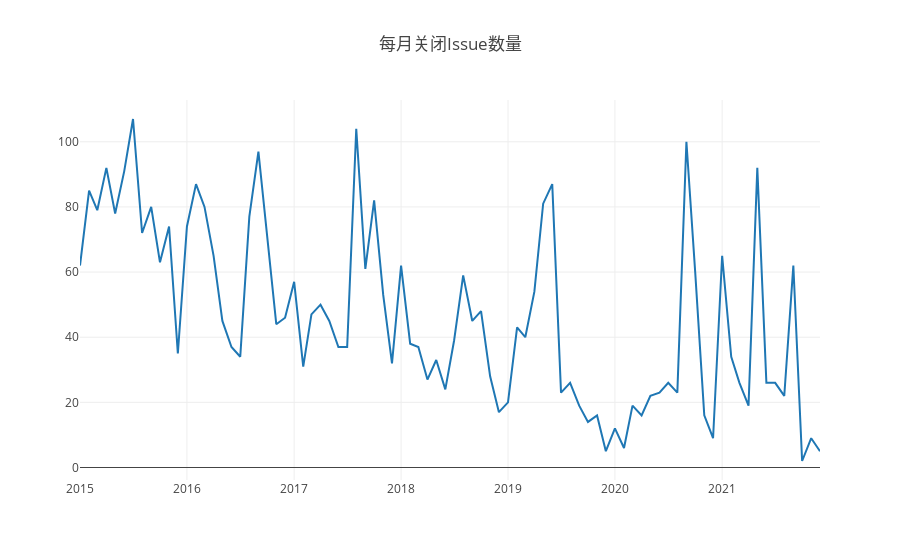

Notebook cell for this chart:
### Code cell
var startYear = 2015,
  endYear = 2021;
var years = [];
var repo_id = 3228505;
var query = openDigger.driver.clickhouse.query;
for (var y = startYear; y <= endYear; y++) years.push(y);
console.log('任务2.2');
Promise.all(
  years.map((year) => {
    return query(`
    select issue_closed_at
    from github_log.events
    where repo_id=${repo_id} and type = 'PullRequestEvent' and toYear (created_at) = ${year}
    `);
  })
).then((data) => {
  const tmp = {};
  let issumeAverageDuration = 0;
  for (let i = 0; i < data.length; i++) {
    for (let j = 0; j < data[i].length; j++) {
        if(data[i][j].issue_closed_at != null){
      if (data[i][j].issue_closed_at.slice(0, 4) !== "1970") { 
        if (tmp.hasOwnProperty(data[i][j].issue_closed_at.slice(0, 7))) {
          tmp[data[i][j].issue_closed_at.slice(0, 7)] += 1;
        } else {
          tmp[data[i][j].issue_closed_at.slice(0, 7)] = 1;
        }
      }
        }
    }
  }
  const ordered = Object.fromEntries(Object.entries(tmp).sort());
  let timeArray = [];
  let countArray = [];
  for (const key in ordered) {
    timeArray.push(key);
    countArray.push(ordered[key]);
  }
    for (let i = 0; i < timeArray.length; i++) {
    console.log("月份: " + timeArray[i]);
    console.log("当月关闭Issue: " + countArray[i]);
  }
  var data = [
    {
      x: timeArray,
      y: countArray,
      type: "scatter",
    },
  ];
  openDigger.render.plotly(data, { title: "每月关闭Issue数量" });
});

### Figure 1 — Plotly figure (JSON) as saved in the notebook; plotly's stock layout.template omitted (floating-point values rounded to 4 significant figures)
{"data": [{"type": "scatter", "x": ["2015-01", "2015-02", "2015-03", "2015-04", "2015-05", "2015-06", "2015-07", "2015-08", "2015-09", "2015-10", "2015-11", "2015-12", "2016-01", "2016-02", "2016-03", "2016-04", "2016-05", "2016-06", "2016-07", "2016-08", "2016-09", "2016-10", "2016-11", "2016-12", "2017-01", "2017-02", "2017-03", "2017-04", "2017-05", "2017-06", "2017-07", "2017-08", "2017-09", "2017-10", "2017-11", "2017-12", "2018-01", "2018-02", "2018-03", "2018-04", "2018-05", "2018-06", "2018-07", "2018-08", "2018-09", "2018-10", "2018-11", "2018-12", "2019-01", "2019-02", "2019-03", "2019-04", "2019-05", "2019-06", "2019-07", "2019-08", "2019-09", "2019-10", "2019-11", "2019-12", "2020-01", "2020-02", "2020-03", "2020-04", "2020-05", "2020-06", "2020-07", "2020-08", "2020-09", "2020-10", "2020-11", "2020-12", "2021-01", "2021-02", "2021-03", "2021-04", "2021-05", "2021-06", "2021-07", "2021-08", "2021-09", "2021-10", "2021-11", "2021-12"], "y": [62, 85, 79, 92, 78, 91, 107, 72, 80, 63, 74, 35, 74, 87, 80, 65, 45, 37, 34, 77, 97, 71, 44, 46, 57, 31, 47, 50, 45, 37, 37, 104, 61, 82, 53, 32, 62, 38, 37, 27, 33, 24, 39, 59, 45, 48, 28, 17, 20, 43, 40, 54, 81, 87, 23, 26, 19, 14, 16, 5, 12, 6, 19, 16, 22, 23, 26, 23, 100, 60, 16, 9, 65, 34, 26, 19, 92, 26, 26, 22, 62, 2, 9, 5]}], "layout": {"autosize": true, "title": {"text": "每月关闭Issue数量"}, "xaxis": {"autorange": true, "range": ["2015-01-01", "2021-12-01"], "type": "date"}, "yaxis": {"autorange": true, "range": [-3.833, 112.8], "type": "linear"}}}
